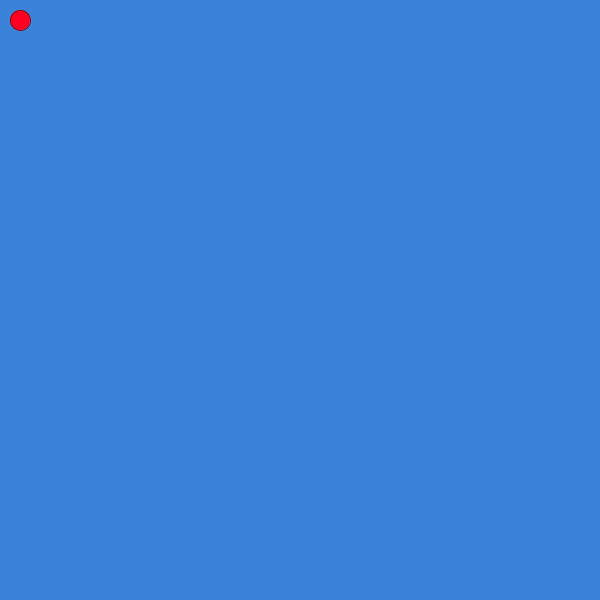
Frame 1 (no input)
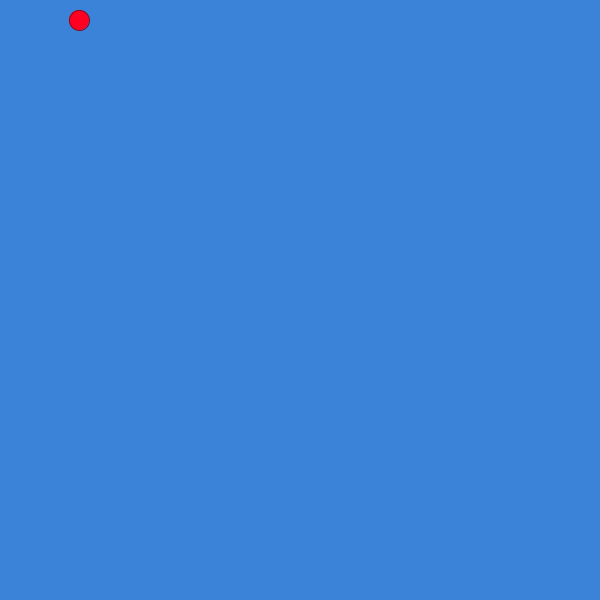
Frame 60 (the mouse pressed at the canvas centre just before this capture)
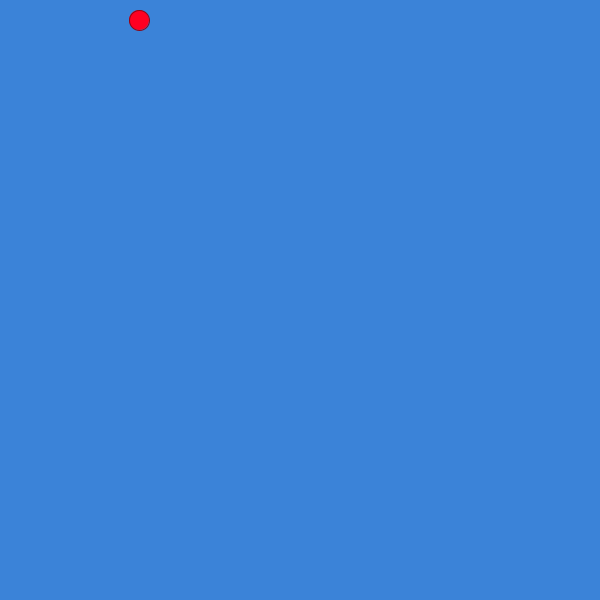
Frame 120 (the mouse held since frame 60 and released just before this capture)

The Processing sketch that drew these frames (run headless with seeded random() and noise(); from frame 60 on, the mouse is pressed at the canvas centre):

// Processing sketch: Pong
// ── Pong.pde
int ballX = 20;
int xSpeed = 1;
void setup(){
  size(600, 600);

  
}
void draw(){
  background(#3B83D8);
  fill(#FF0022);
stroke(#890718);
ellipse(ballX, 20, 20, 20);
  ballX += xSpeed;
  if(ballX > 600) {
   xSpeed = -xSpeed;
  }
   
}
